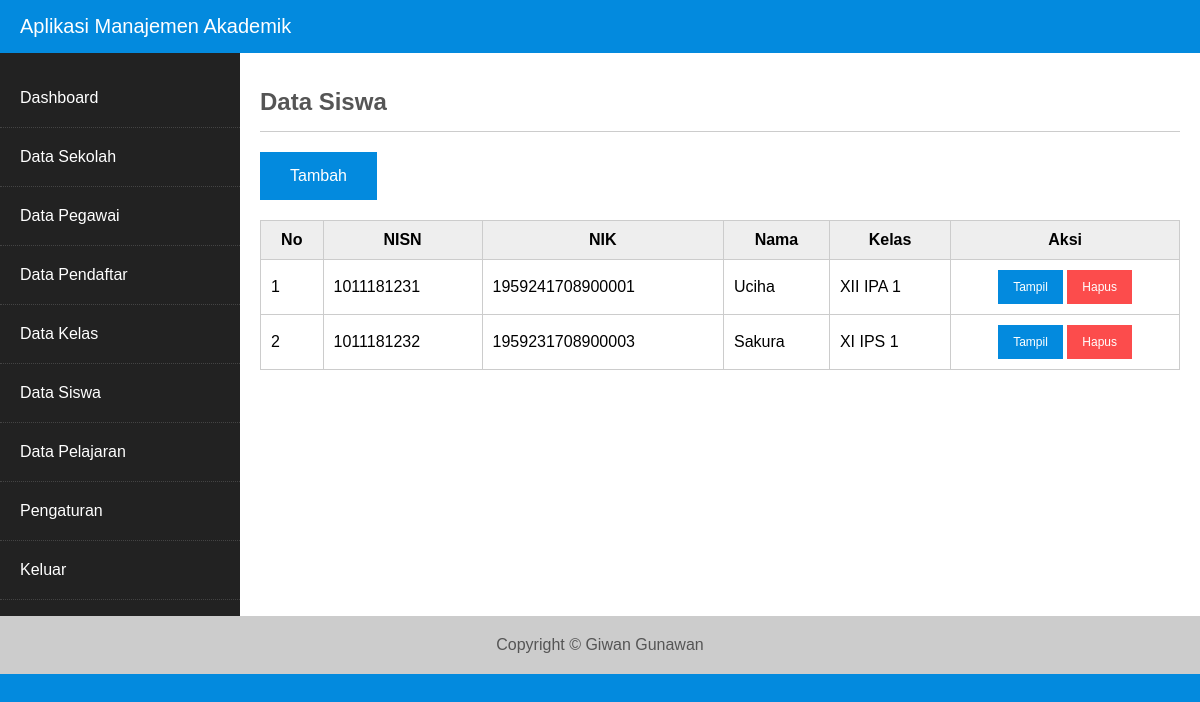
The page /index.php?hal=siswa (signed in) on the database its author committed.
### tables this page shows
CREATE TABLE `t_siswa` (
  `NISN` char(10) NOT NULL,
  `NIS` char(10) NOT NULL,
  `NIK` char(16) NOT NULL,
  `Jurusan` char(1) NOT NULL,
  `ID_Kelas` char(6) NOT NULL,
  PRIMARY KEY (`NISN`),
  KEY `FK_NIK` (`NIK`),
  KEY `FK_JurusanSiswa` (`Jurusan`),
  KEY `FK_KelasSiswa` (`ID_Kelas`),
  CONSTRAINT `FK_JurusanSiswa` FOREIGN KEY (`Jurusan`) REFERENCES `t_jurusan` (`ID_Jurusan`) ON DELETE CASCADE ON UPDATE CASCADE,
  CONSTRAINT `FK_KelasSiswa` FOREIGN KEY (`ID_Kelas`) REFERENCES `t_kelas` (`ID_Kelas`) ON DELETE CASCADE ON UPDATE CASCADE,
  CONSTRAINT `FK_NIK` FOREIGN KEY (`NIK`) REFERENCES `t_pendaftar` (`NIK`) ON DELETE CASCADE ON UPDATE CASCADE
);

CREATE TABLE `t_pendaftar` (
  `NIK` char(16) NOT NULL,
  `Nama` char(30) NOT NULL,
  `Alamat` char(30) NOT NULL,
  `Nomor_Telepon` char(13) NOT NULL,
  `Jenis_Kelamin` char(1) NOT NULL,
  PRIMARY KEY (`NIK`)
);

CREATE TABLE `t_kelas` (
  `ID_Kelas` char(6) NOT NULL,
  `Nama` char(15) NOT NULL,
  `Jumlah_Siswa` int(2) NOT NULL,
  `Jurusan` char(1) NOT NULL,
  `NIP_WaliKelas` char(16) NOT NULL,
  PRIMARY KEY (`ID_Kelas`),
  KEY `FK_JurusanKelas` (`Jurusan`),
  KEY `FK_Walikelas` (`NIP_WaliKelas`),
  CONSTRAINT `FK_JurusanKelas` FOREIGN KEY (`Jurusan`) REFERENCES `t_jurusan` (`ID_Jurusan`) ON DELETE CASCADE ON UPDATE CASCADE,
  CONSTRAINT `FK_Walikelas` FOREIGN KEY (`NIP_WaliKelas`) REFERENCES `t_pegawai` (`NIP`) ON DELETE CASCADE ON UPDATE CASCADE
);

### content/siswa.php (the view, shortened to what this page needs)
<h2 class="judul">Data Siswa</h2>
<a class="tombol" href="?hal=siswa_tambah">Tambah</a>
<table class="table">
   <thead>
      <tr>
         <th>No</th>
         <th>NISN</th>
         <th>NIK</th>
         <th>Nama</th>
         <th>Kelas</th>
         <th>Aksi</th>
      </tr>
   </thead>
   <tbody>
   <?php
   $query = mysqli_query($con, "SELECT t_siswa.NISN, t_siswa.NIK, t_pendaftar.Nama ,t_kelas.Nama AS Kelas FROM t_siswa
                                INNER JOIN t_kelas ON t_kelas.ID_Kelas=t_siswa.ID_Kelas
                                INNER JOIN t_pendaftar ON t_pendaftar.NIK=t_siswa.NIK");
   $no = 0;
   while($data = mysqli_fetch_array($query)){
      $no++;
?>
      <tr>
         <td><?= $no ?></td>
         <td><?= $data['NISN'] ?></td>
         <td><?= $data['NIK'] ?></td>
         <td><?= $data['Nama'] ?></td>
         <td><?= $data['Kelas'] ?></td>
         <td><center>
            <a class="tombol edit" href="?hal=siswa_edit&id=<?= $data['NISN'] ?>"> Tampil </a>
            <a class="tombol hapus" href="?hal=siswa_hapus&id=<?= $data['NISN'] ?>"> Hapus </a>
         </td>
     </tr>
<?php
   }
?>
   </tbody>
</table>

### konten.php (shortened to what this page needs)
<?php
   $halaman = array("dashboard",
                     "sekolah","sekolah_update",
                     "pendaftar","pendaftar_tambah", "pendaftar_insert","pendaftar_edit", "pendaftar_update","pendaftar_hapus",
                     "kelas",
                     "pegawai", "pegawai_tambah", "pegawai_insert","pegawai_edit", "pegawai_update","pegawai_hapus",
                     "pelajaran",
                     "nilai",
                     "siswa",
                     "user","user_tambah", "user_insert","user_edit", "user_update","user_hapus");
   if(isset($_GET['hal'])) $hal = $_GET['hal'];
   else $hal = "dashboard";
   foreach($halaman as $h){
      if($hal == $h){
         include "content/$h.php";
         break;
      }
   }
?>

### css/style.css (style rules this page uses)
* { box-sizing: border-box; }
body { font-family: Arial; margin: 0; background: #038ade; }
.judul { color: #555; border-bottom: 1px solid #ccc; padding-bottom: 15px; }
.table { width: 100%; margin-top: 20px; border-collapse: collapse; }
.table th, .table td { border: 1px solid #ccc; padding: 10px; }
.table th { background: #eee; }
.tombol { display: inline-block; max-width: 150px; padding: 15px 30px; color: #fff; text-decoration: none; background: #038ade; cursor: pointer; }
.tombol.edit, .tombol.hapus { padding: 10px 15px; font-size: 12px; }
.tombol.hapus { background: #fc4c4c; }

### rows shown on the page
t_siswa: NISN "1011181231", NIK "1959241708900001", NIK.Nama "Uciha", ID_Kelas.Nama "XII IPA 1"
t_siswa: NISN "1011181232", NIK "1959231708900003", NIK.Nama "Sakura", ID_Kelas.Nama "XI IPS 1"
